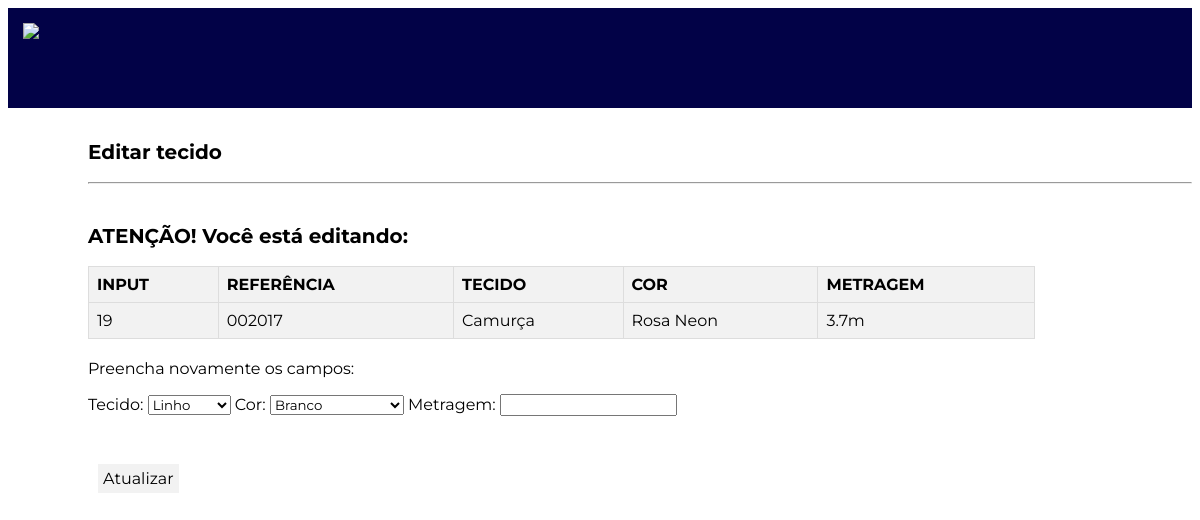
The app's page /core/editar/19 with its own data.
### core/models.py (models this page shows, shortened)
class Tecido(models.Model):
    referencia = models.CharField(max_length=10)
    tipo = models.CharField(max_length=30)
    cor = models.CharField(max_length=30)
    metragem = models.CharField(max_length=10)

### core/views.py (the view)
# urls.py: path('editar/<int:id>', editar, name='editar'),
def editar (request, id):
    cores = retornar_cores()
    tecido = Tecido.objects.get(id=id)
    return render (request, 'update.html', {'tecido': tecido, 'cores': cores})

### core/views.py (called while the page is built)
def retornar_cores():
    return ['Branco', 'Preto', 'Cinza', 'Chumbo', 'Vermelho', 'Vinho', 'Coral', 'Laranja', 'Amarelo', 'Amarelo Canário', 'Amarelo Neon', 'Marrom', 'Caramelo', 'Caqui', 'Bege', 'Rosa Bebê', 'Rosa Neon', 'Pink', 'Azul Claro', 'Azul Turquesa', 'Azul Royal', 'Azul Marinho', 'Roxo', 'Verde Lodo', 'Verde Sinuca', 'Verde Bandeira', 'Verde Limão', 'Verde Água']

### core/templates/update.html (shortened to what this page needs)
<!DOCTYPE html>
<html lang="en">
<head>
    {% load static %}
    <link rel="stylesheet" type="text/css" href="{% static 'estilos/index_estilo.css' %}">
    <link rel="stylesheet" type="text/css" href="{% static 'estilos/index_estilo.css' %}">
</head>
<body>
    <div id="cabecalho">
        <img src="https://cdn.shopify.com/s/files/1/0639/6218/5944/files/logo_SB_BRANCA_E_AMARELA_140x@2x.png?v=1650296644">
    </div>
    <br>
    <h1>Editar tecido</h1>
    <hr style="margin-left: 80px;">
    <br>
    <h1>ATENÇÃO! Você está editando:</h1>
    <table>
        <tr>
            <th>INPUT</th>
            <th>REFERÊNCIA</th>
            <th>TECIDO</th>
            <th>COR</th>
            <th>METRAGEM</th>
        </tr>
        <tr>
            <td>{{ tecido.id }}</td>
            <td>{{ tecido.referencia }}</td>
            <td>{{ tecido.tipo }}</td>
            <td>{{ tecido.cor }}</td>
            <td>{{ tecido.metragem }}m</td>
        </tr>
    </table>
    <div id="forms_atualizar">
        <p>Preencha novamente os campos:</p>
        <form action="{% url 'atualizar' tecido.id %}" method="POST">
            <label for="tipo">Tecido:</label>
            <select id="tipo" name="tipo">
                <option value="Linho">Linho</option>
            </select>
            <label for="cor">Cor:</label>
            <select id="cor" name="cor">
                {% for cor in cores %}
                <option value="{{cor}}">{{cor}}</option>
                {% endfor %}
            </select>
            <label for="Metragem">Metragem:</label>
            <input type="number" step="0.1" name="metragem">
            <br>
            <br>
            <br>
            <button type="submit">Atualizar</button>
        </form>
    </div>
</body>
</html>

### static/estilos/index_estilo.css (style rules this page uses)
* { font-family: 'Montserrat'; }
h1 { font-family: 'Montserrat'; font-size: 20px; margin-left: 80px; margin-bottom: 17.5px; }
#cabecalho { width: 100%; height: 100px; background-color: rgb(2, 2, 71); border-color: rgb(147, 150, 153); }
img { margin: 15px; height: 70px; }
table { border-collapse: collapse; width: 80%; margin-bottom: 20px; margin-left: 80px; }
th, td { text-align: left; padding: 8px; border: 1px solid #ddd; }
th { background-color: #f2f2f2; }
tr:nth-child(even) { background-color: #f2f2f2; }
tr:nth-child(odd) { background-color: #d8d7d7; }
button { background-color: #f2f2f2; color: black; padding: 5px 5px; text-align: center; text-decoration: none; display: flex; font-size: 16px; cursor: pointer; margin: 10px; align-items: center; border: none; }
#forms_atualizar { margin-left: 80px; }

### records on screen
Tecido: id "19", referencia "002017", tipo "Camurça", cor "Rosa Neon", metragem "3.7"

### other values on screen
form field cor "Branco"
